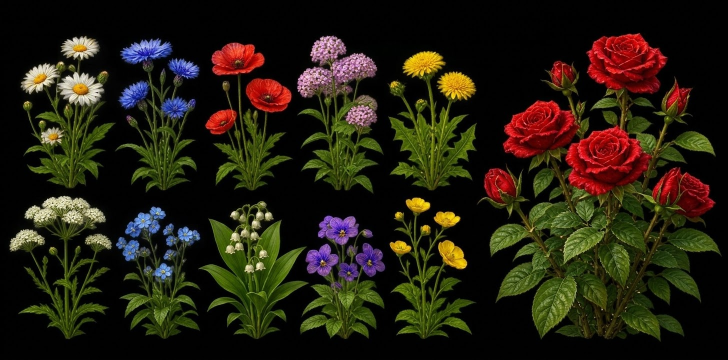
#> input picture minecraft/flower-reference/flowers.jpg, 1456 x 720 px, found by its file name (shown at 1/2 size)
$ python prepare_wildflowers.py
#> lines starting #> are read from the running program, lines starting #| are printed output that depends on the picture; after the words box and inside, x2 and y2 are one past the last pixel; in counts of white or black regions, pixels touching at a corner belong together
#!/usr/bin/env python3
"""Extract supplied wildflowers and the two-block rose bush from the JPG.

Run from repository root. Requires Pillow, numpy and scipy. Each flower is selected
from its own region of the photograph and the near-black JPG background is
removed approximately. Some blooms have no exact vanilla equivalent: see README.
"""
from pathlib import Path
import numpy as np
from scipy.ndimage import binary_dilation, label
from PIL import Image, ImageOps

SOURCE = Path('minecraft/flower-reference/flowers.jpg')
BLOCKS = Path('minecraft/realistic-dirt/textures/blocks')
SIZE = 256
# Ten one-block images in reading order. The ninth and tenth are optional
# variants of allium and dandelion, respectively.
FLOWERS = {
    'flower_oxeye_daisy': (0, 0, 225, 387),
    'flower_cornflower': (225, 0, 407, 387),
    'flower_rose': (407, 0, 588, 387),
    'flower_allium': (588, 0, 775, 387),
    'flower_dandelion': (775, 0, 957, 387),
    'flower_houstonia': (0, 388, 225, 702),
    'flower_blue_orchid': (225, 388, 407, 702),
    'flower_lily_of_the_valley': (407, 388, 588, 702),
    'photo_flower_violet': (588, 388, 775, 702),
    'photo_flower_buttercup': (775, 388, 957, 702),
}
ROSE = (957, 45, 1456, 705)


def extract(box):
#> called with box = (0, 0, 225, 387)
    with Image.open(SOURCE) as source:
#> source is the input picture: PIL image 1456x720 RGB; mean R, G, B 36.8, 31.1, 16.3
        image = ImageOps.exif_transpose(source).convert('RGB')
        if image.size != (1456, 720):
            raise ValueError('Expected the supplied 1456x720 flower JPG')
        rgb = np.asarray(image.crop(box), dtype=np.float32)
    # Intensity, not just green, retains red, purple, blue and pale flowers.
    alpha = np.clip((rgb.max(axis=2) - 5.0) / 24.0, 0, 1)
    color = np.clip(rgb / np.maximum(alpha[..., None], 1/255), 0, 255)
    pixels = np.dstack((np.rint(color).astype(np.uint8), np.rint(alpha*255).astype(np.uint8)))
    # Drop isolated JPEG specks and small slivers from adjacent flowers while
    # preserving the selected plant and its antialiased immediate boundary.
    labels, count = label(alpha >= .25, structure=np.ones((3, 3), dtype=np.uint8))
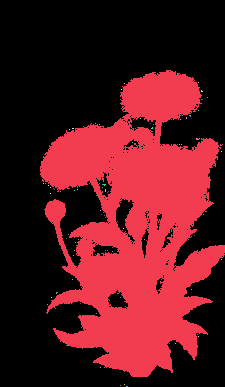
#> labels: shape (387, 225) int32; 71 distinct labels, from 0 to 70; one colour per label, 0 black
#> count = 70
    if not count:
        raise ValueError(f'No connected flower in region {box}')
    counts = np.bincount(labels.ravel()); counts[0] = 0
#> after `counts = np.bincount(labels.ravel())`: counts = 71 values, max 54698 at index 0, min 1 at index 2, mean 1226.4
    keep = binary_dilation(labels == int(np.argmax(counts)), structure=np.ones((5, 5)))
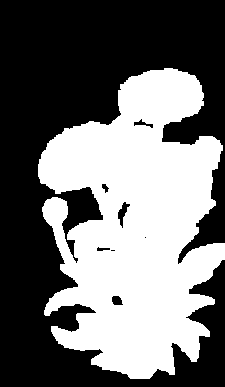
#> keep: shape (387, 225) bool; 43.6% white; 1 white region, box (x1, y1, x2, y2) and area: (38, 68, 225, 379) 37991
    pixels[~keep] = 0
    pixels[pixels[:, :, 3] == 0, :3] = 0
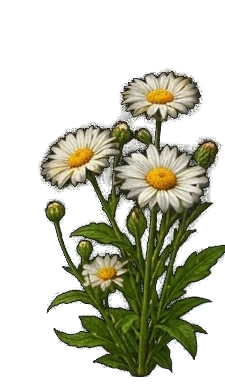
#> pixels: shape (387, 225, 4); mean R, G, B, A 38.5, 40.4, 22.4, 89.9; transparent parts drawn white
    plant = Image.fromarray(pixels)
    bbox = plant.getchannel('A').point(lambda v: 255 if v >= 96 else 0).getbbox()
#> bbox = (40, 71, 225, 377)
    if bbox is None:
        raise ValueError(f'Empty flower region {box}')
    x0, y0, x1, y1 = bbox
#> x0 = 40; y0 = 71; x1 = 225; y1 = 377
    return plant.crop((max(0, x0-2), max(0, y0-2), min(plant.width, x1+2), min(plant.height, y1+2)))


def on_canvas(box, height):
    plant = extract(box)
    plant.thumbnail((SIZE-8, height-8), Image.Resampling.LANCZOS)
    canvas = Image.new('RGBA', (SIZE, height), (0, 0, 0, 0))
#> canvas: PIL image 256x256 RGBA; every value is 0
    bottom = plant.getchannel('A').getbbox()[3]
#> bottom = 248
    canvas.paste(plant, ((SIZE-plant.width)//2, height-bottom))
    return canvas


def flower(name):
    return on_canvas(FLOWERS[name], SIZE)


def rose():
    return on_canvas(ROSE, SIZE*2)
#> in extract (call 11), `labels, count = label(alpha >= .25, structure=np.ones((3, 3), dtype=np..`:
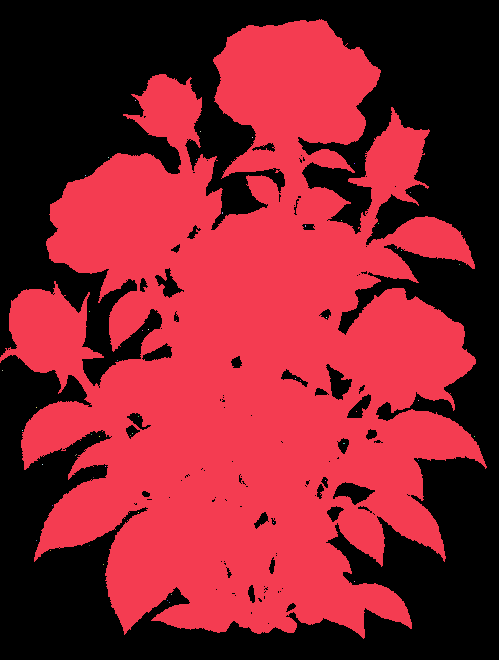
#> labels: shape (660, 499) int32; 53 distinct labels, from 0 to 52; one colour per label, 0 black
#> in extract (call 11), `labels, count = label(alpha >= .25, structure=np.ones((3, 3), dtype=np..`: count = 52
#> in extract (call 11), `counts = np.bincount(labels.ravel())`: counts = 53 values, max 177469 at index 1, min 1 at index 2, mean 6214
#> in extract (call 11), `keep = binary_dilation(labels == int(np.argmax(counts)), structure=np...`: keep: shape (660, 499) bool; 59.4% white; 34 black regions (21 under 20 px), largest, box (x1, y1, x2, y2) and area: (0, 0, 499, 660) 132412, (337, 485, 368, 501) 260, (331, 371, 349, 397) 219
#> in extract (call 11), `pixels[pixels[:, :, 3] == 0, :3] = 0`:
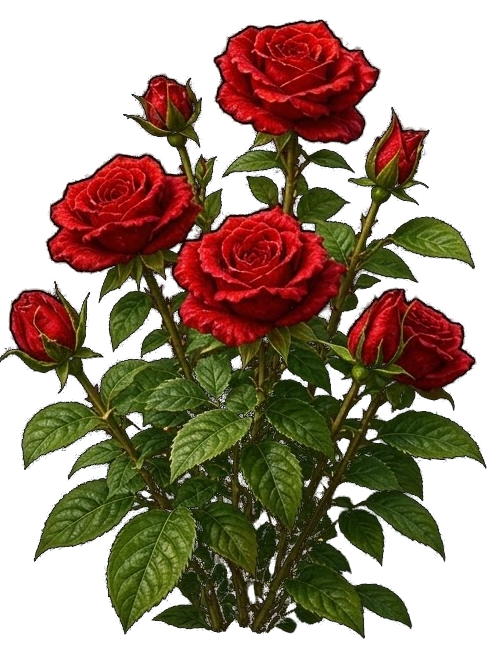
#> pixels: shape (660, 499, 4); mean R, G, B, A 45.6, 28.4, 10.9, 134.2; transparent parts drawn white
#> in extract (call 11), `bbox = plant.getchannel('A').point(lambda v: 255 if v >= 96 else 0).ge..`: bbox = (0, 20, 487, 639)
#> in extract (call 11), `x0, y0, x1, y1 = bbox`: x0 = 0; y0 = 20; x1 = 487; y1 = 639
#> in on_canvas (call 11), `plant.thumbnail((SIZE-8, height-8), Image.Resampling.LANCZOS)`:
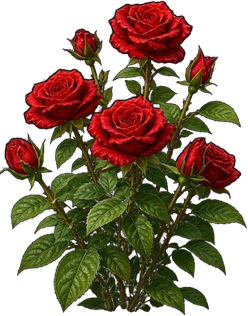
#> plant: PIL image 248x316 RGBA; mean R, G, B, A 50.5, 31.8, 13.1, 144.8; transparent parts drawn white
#> in on_canvas (call 11), `canvas = Image.new('RGBA', (SIZE, height), (0, 0, 0, 0))`: canvas: PIL image 256x512 RGBA; every value is 0
#> in on_canvas (call 11), `bottom = plant.getchannel('A').getbbox()[3]`: bottom = 316


def main():
    BLOCKS.mkdir(parents=True, exist_ok=True)
    for name in FLOWERS:
        flower(name).save(BLOCKS / f'{name}.png', optimize=True)
    plant = rose()
    plant.crop((0, 0, SIZE, SIZE)).save(BLOCKS / 'double_plant_rose_top.png', optimize=True)
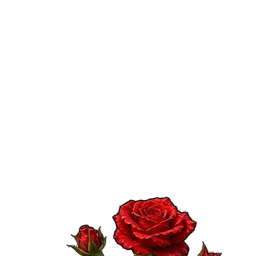
#> saved as double_plant_rose_top.png: PIL image 256x256 RGBA; mean R, G, B, A 9.8, 1.7, 1.5, 18.6; transparent parts drawn white
    plant.crop((0, SIZE, SIZE, SIZE*2)).save(BLOCKS / 'double_plant_rose_bottom.png', optimize=True)
    print('Prepared ten field-flower images and both halves of the rose bush.')


if __name__ == '__main__':
    main()
